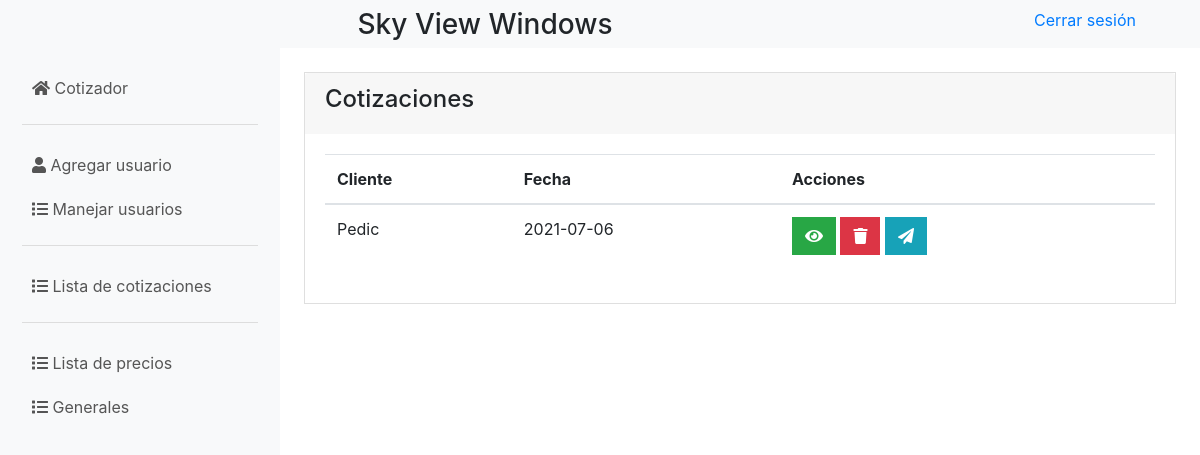
Page /inicio.php?action=lstCotizaciones (signed in) on the earlier database version.
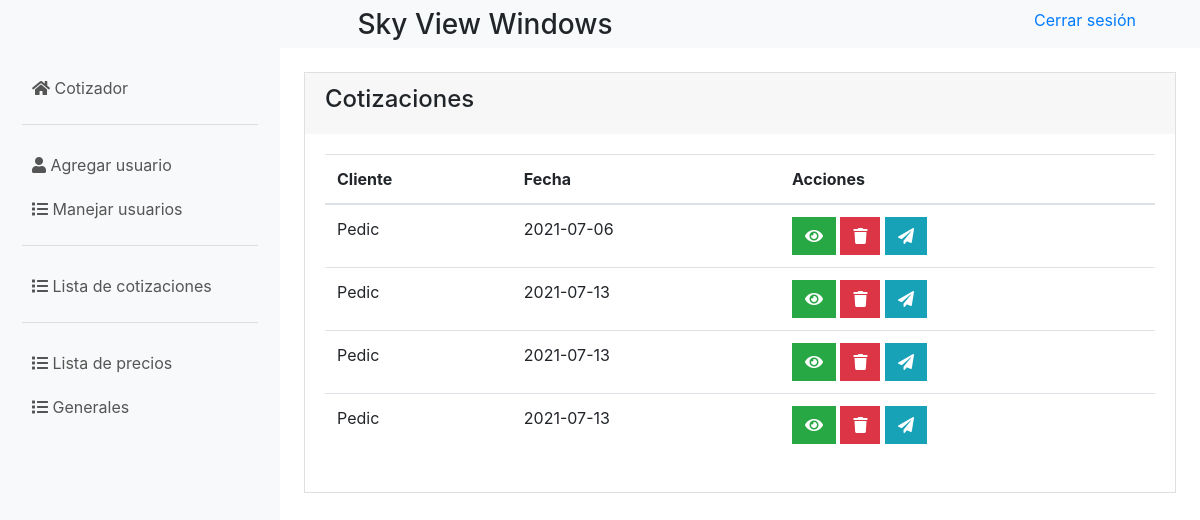
Same page on the later database version.
### tables this page shows
CREATE TABLE `cotizaciones` (
  `idCotizacion` int(11) NOT NULL,
  `ventana` longtext NOT NULL CHECK (json_valid(`ventana`)),
  `cliente` varchar(100) NOT NULL,
  `fecha` date NOT NULL
);

### models/modelEnlaces.php (called while the page is built)
<?php
class EnlacesModel {
  public static function mdlEnlaces($enlaces) {
    $module = "";
    $listaEnlaces = ["agregarUsuario", "lstCotizaciones", "lstGenerales", "lstPrecios", "lstUsuarios", "uptUsuario", "salir"];
    if ($enlaces === "") {
      return "./views/components/cotizador.php";
    } else if (in_array($enlaces, $listaEnlaces)) {
      $module = "./views/components/" . $enlaces . ".php";
    }
    return $module;
  }
}

### models/conexion.php (called while the page is built)
<?php
class Conexion {
  public static function conectar() {
    $servername = "127.0.0.1";
    $username = "root";
    $password = "";
    $dbname = "cotizador";
    try {
      $conexion = new PDO("mysql:host=$servername;dbname=$dbname", $username, $password);
      $conexion->setAttribute(PDO::ATTR_ERRMODE, PDO::ERRMODE_EXCEPTION);
    } catch (PDOException $exception) {
      print_r($exception);
    }
    return $conexion;
  }
}

### models/modelCotizaciones.php (called while the page is built, shortened)
<?php
require_once "conexion.php";
class CotizacionesModel {
  public static function mdlListarCotizaciones() {
    $statement = Conexion::conectar() -> prepare("SELECT * FROM `cotizaciones`;");
    $statement -> execute();
    return $statement -> fetchAll();
  }
}

### controllers/controllerCotizaciones.php (the view, shortened to what this page needs)
<?php
class CotizacionesController {
  public function ctrListarCotizaciones() {
    $cotizaciones = CotizacionesModel::mdlListarCotizaciones();
    foreach ($cotizaciones as $cotizacion) {
      echo '
        <tr>
          <td>' . $cotizacion["cliente"] . '</td>
          <td>' . $cotizacion["fecha"] .'</td>
          <td>
            <button class="btn btn-success" onclick="mirarCotizacion(' . $cotizacion["idCotizacion"] . ')"><i class="fas fa-eye"></i></button>
            <button class="btn btn-danger" onclick="borrarCotizacion(' . $cotizacion["idCotizacion"] . ')"><i class="fas fa-trash"></i></button>
            <button class="btn btn-info" onclick="enviarCotizacion(' . $cotizacion["idCotizacion"] . ')"><i class="fas fa-paper-plane"></i></button>
          </td>
        </tr>
      ';
    }
  }
}

### inicio.php (shortened to what this page needs)
<?php
require_once "./controllers/controllerEnlaces.php";
require_once "./models/modelEnlaces.php";
?>
<!DOCTYPE html>
<html>
<head dir="ltr" lang="en-US">
  <link rel="stylesheet" href="./lib/vendor/bootstrap/css/bootstrap.css" type="text/css" />
  <link rel="stylesheet" href="https://use.fontawesome.com/releases/v5.14.0/css/all.css">
  <link rel="stylesheet" href="./views/css/styleStepper.css">
  <link rel="stylesheet" href="https://use.fontawesome.com/releases/v5.15.1/css/all.css">
  <link rel="stylesheet" href="./views/css/style.css" type="text/css" />
</head>
<body>
  <div style="display: flex; flex-flow: column; height: 100%">
    <?php
    include './views/components/topbar.php';
    ?>
    <div class="d-flex" style="flex-grow: 1; flex-direction: row;">
      <?php
      include "./views/components/menu.php";
      ?>
      <div class="m-4 w-100 d-flex" style="flex-grow: 1; flex-direction: column;">
        <?php
          $enlacesController = new EnlacesController();
          $enlacesController -> ctrEnlaces();
        ?>
      </div>
    </div>
</body>
</html>

### views/components/topbar.php
<div class="topbar bg-light">
    <div class="row w-100">
        <div class="col-md-10 col-lg-10 col-8 text-center">
            <h3 class="mt-2">Sky View Windows</h3>
        </div>
        <div class="col-md-2 col-lg-2 col-4 text-center">
            <a href="inicio.php?action=salir"><p class="mt-2">Cerrar sesión</p></a>
        </div>
    </div>
</div>

### views/components/menu.php
<div class="d-flex flex-column flex-shrink-0 p-3 bg-light menu" style="width: 280px;" style="flex: 1 1 auto;">
  <ul class="nav nav-pills flex-column mb-auto">
    <li class="nav-item">
      <a href="inicio.php?action=" class="nav-link" aria-current="page">
        <i class="fas fa-home"></i>
        Cotizador
      </a>
    </li>
    <?php
      if($_SESSION["rol"] == 0){
        echo '
        <hr style="border-top: 1px solid #DDDDDD; width: 95%">
        <li>
          <a href="inicio.php?action=agregarUsuario" class="nav-link link-dark">
          <i class="fas fa-user"></i>
            Agregar usuario
          </a>
        </li>
        <li>
          <a href="inicio.php?action=lstUsuarios" class="nav-link link-dark">
          <i class="fas fa-list"></i>
            Manejar usuarios
          </a>
        </li>
        ';
      }
    ?>
    <hr style="border-top: 1px solid #DDDDDD; width: 95%">
    <li>
      <a href="inicio.php?action=lstCotizaciones" class="nav-link link-dark">
        <i class="fas fa-list"></i>
        Lista de cotizaciones
      </a>
    </li>
    <?php
      if($_SESSION["rol"] == 0){
        echo'
        <hr style="border-top: 1px solid #DDDDDD; width: 95%">
        <li>
          <a href="inicio.php?action=lstPrecios" class="nav-link link-dark">
            <i class="fas fa-list"></i>
            Lista de precios
          </a>
        </li>
        <li>
          <a href="inicio.php?action=lstGenerales" class="nav-link link-dark">
            <i class="fas fa-list"></i>
            Generales
          </a>
        </li>
        ';
      }
    ?>
  </ul>
</div>

### controllers/controllerEnlaces.php
<?php
class EnlacesController {
  public function ctrEnlaces() {
    if (isset($_GET["action"])) {
      $enlaces = $_GET["action"];
    } else {
      $enlaces = "";
    }
    $respuesta = EnlacesModel::mdlEnlaces($enlaces);
    if ($respuesta) {
      include $respuesta;
    }
  }
}

### views/components/lstCotizaciones.php (shortened to what this page needs)
<?php
require_once "./controllers/controllerCotizaciones.php";
require_once "./models/modelCotizaciones.php";
?>
<div class="row justify-content-center">
          <div class="col">
            <div class="card">
              <div class="card-header border-0">
                <h4>Cotizaciones</h4>
              </div>
              <div class="card-body">
                <table class="table bg-white table-bordererd table-hover">
                  <thead>
                    <th scope="col">Cliente</th>
                    <th scope="col">Fecha</th>
                    <th scope="col">Acciones</th>
                  </thead>
                  <tbody>
                    <?php
                      $controllerCotizaciones = new CotizacionesController();
                      $controllerCotizaciones -> ctrListarCotizaciones();
                    ?>
                  </tbody>
                </table>
              </div>
            </div>
          </div>
        </div>
      </div>

### views/css/style.css (style rules this page uses)
body { height: 100vh; display: flex; flex-direction: column; }
.card { border-radius: 0px !important; }
button { border-radius: 0px !important; }
.topbar { height: 3em; }
.nav-link { background-color: #F8F9FA; margin-top: 4px; transition-duration: 0.1s; border-radius: 0px !important; color: #555555; }

Differences in the rows shown:
added cotizaciones: cliente "Pedic", fecha "2021-07-13"
added cotizaciones: cliente "Pedic", fecha "2021-07-13"
added cotizaciones: cliente "Pedic", fecha "2021-07-13"
